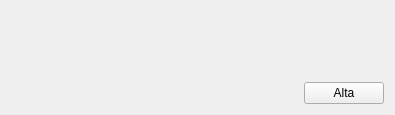
<?xml version="1.0" encoding="UTF-8"?>
<ui version="4.0">
 <class>AltaClienteForm</class>
 <widget class="QWidget" name="AltaClienteForm">
  <property name="geometry">
   <rect>
    <x>0</x>
    <y>0</y>
    <width>395</width>
    <height>115</height>
   </rect>
  </property>
  <property name="windowTitle">
   <string>Form</string>
  </property>
  <layout class="QVBoxLayout" name="verticalLayout">
   <item>
    <widget class="QWidget" name="widget" native="true"/>
   </item>
   <item>
    <layout class="QHBoxLayout" name="horizontalLayout">
     <item>
      <spacer name="horizontalSpacer">
       <property name="orientation">
        <enum>Qt::Horizontal</enum>
       </property>
       <property name="sizeHint" stdset="0">
        <size>
         <width>40</width>
         <height>20</height>
        </size>
       </property>
      </spacer>
     </item>
     <item>
      <widget class="QPushButton" name="altaPushButton">
       <property name="text">
        <string>Alta</string>
       </property>
      </widget>
     </item>
    </layout>
   </item>
  </layout>
 </widget>
 <resources/>
 <connections/>
</ui>
